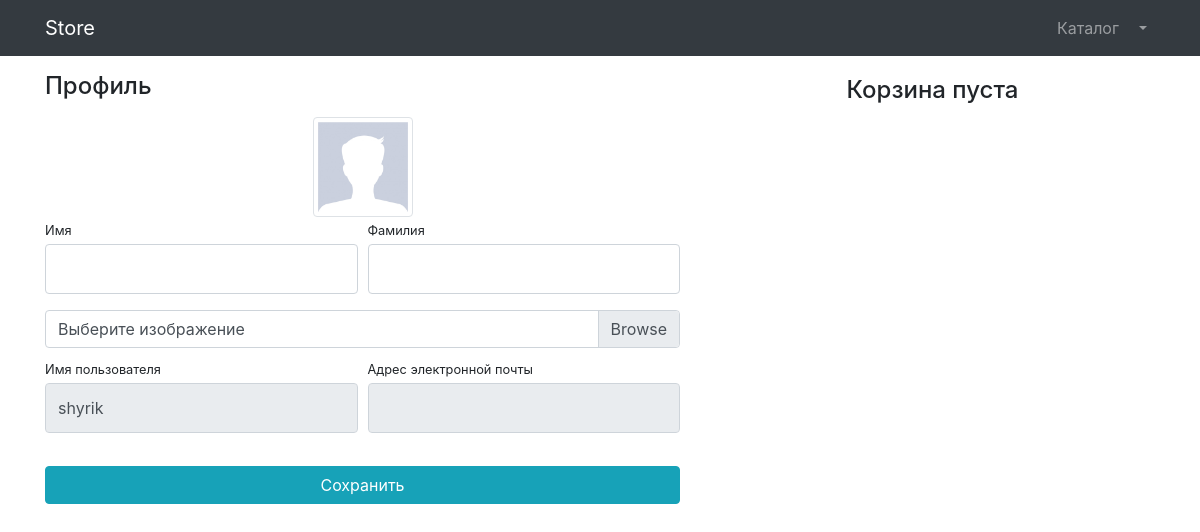
/users/profile/2 (signed in), run on an earlier commit of the app's database.
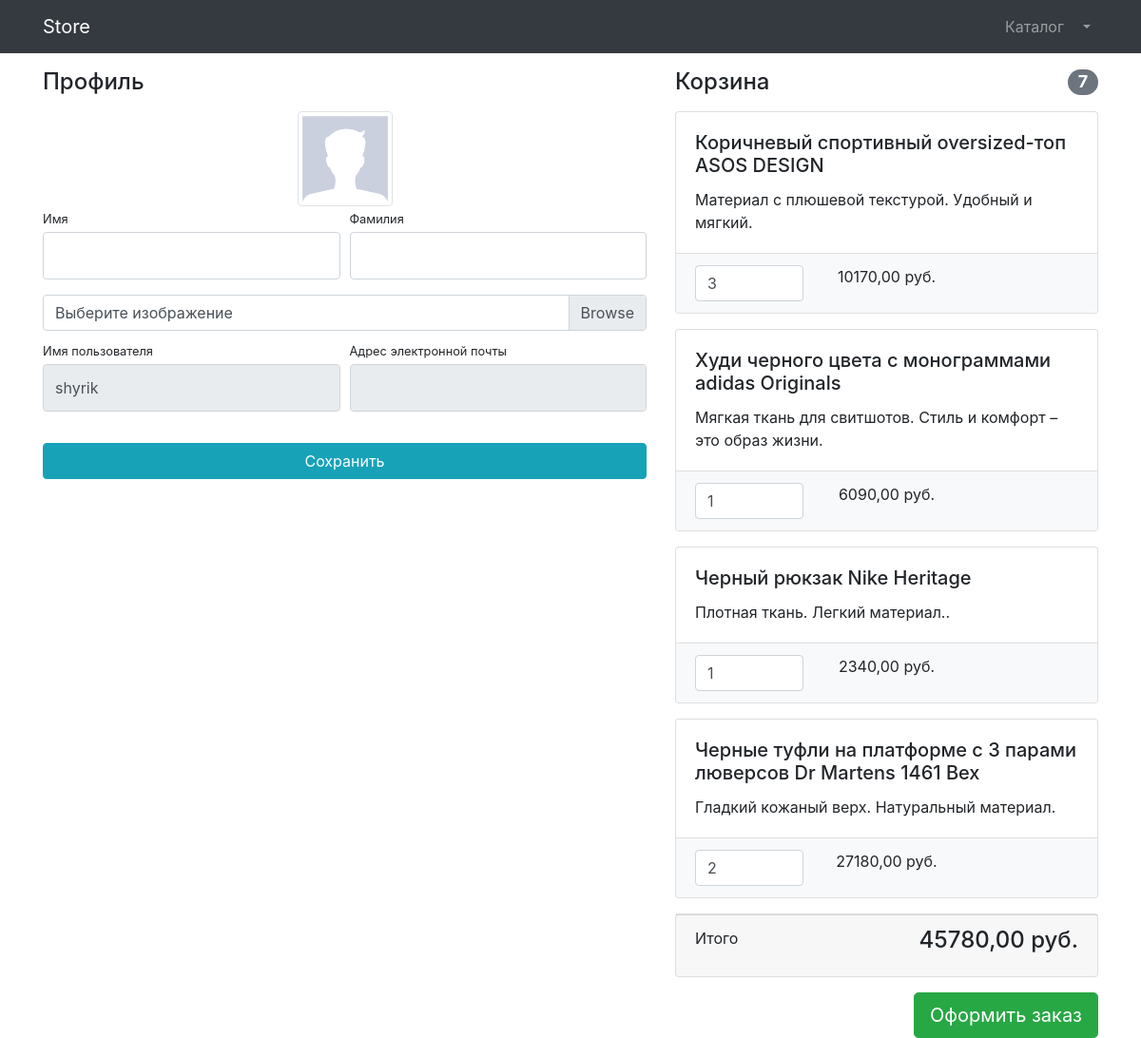
And on a later commit of the database.
### user/models.py (models this page shows)
class User(AbstractUser):
    image = models.ImageField(upload_to='users_images', null=True, blank=True)
    is_verified_email = models.BooleanField(default=False)

### products/models.py (models this page shows, shortened)
class Basket(models.Model):
    user = models.ForeignKey(to=User, on_delete=models.CASCADE)
    products = models.ForeignKey(to=Product, on_delete=models.CASCADE)
    quantity = models.PositiveSmallIntegerField(default=0)
    created_timestamp = models.DateTimeField(auto_now_add=True)
    objects = BasketQuerySet.as_manager()
    class Meta:
        verbose_name = "корзину"
        verbose_name_plural = "Корзина"
    def sum(self):
        return self.products.price * self.quantity

class Product(models.Model):
    name = models.CharField(max_length=256)
    description = models.TextField()
    price = models.DecimalField(max_digits=10, decimal_places=2)
    quantity = models.PositiveIntegerField(default=0)
    image = models.ImageField(upload_to='products_images')
    category = models.ForeignKey(to=ProductCategory, on_delete=models.CASCADE)
    class Meta:
        verbose_name = "продукт"
        verbose_name_plural ="Продукт"

### user/views.py (the view, shortened to what this page needs)
# urls.py: path('profile/<int:pk>',login_required(views.UserProfileView.as_view()), name='profile'),
class UserProfileView(TitleMixin,UpdateView):
    model = User
    form_class = UserProfileForm
    template_name = 'user/profile.html'
    title = 'Store - Редактирование данных пользователя'

### user/forms.py
class UserProfileForm(UserChangeForm):
    first_name = forms.CharField(widget=forms.TextInput(attrs={'class': 'form-control py-4'}))
    last_name = forms.CharField(widget=forms.TextInput(attrs={'class': 'form-control py-4'}))
    image = forms.ImageField(widget=forms.FileInput(attrs={'class': 'custom-file-input'}), required=False)
    username = forms.CharField(widget=forms.TextInput(attrs={'class': 'form-control py-4', 'readonly': True}))
    email = forms.EmailField(widget=forms.TextInput(attrs={'class': 'form-control py-4', 'readonly': True}))
    class Meta:
        model = User()
        fields = ('first_name', 'last_name', 'image', 'username','email')

### common/views.py (called while the page is built)
    def get_context_data(self,**kwargs):
        context = super(TitleMixin, self).get_context_data(**kwargs)
        context['title'] = self.title
        return context

### products/context_processor.py (called while the page is built)
def basket(request):
    user = request.user
    return {"baskets": Basket.objects.filter(user=user) if user.is_authenticated else []}

### products/models.py (called while the page is built)
    def total_sum(self):
        return sum(basket.sum() for basket in self)

    def total_quantity(self):
        return sum(basket.quantity for basket in self)

### user/templates/user/profile.html (shortened to what this page needs)
{% extends 'products/base.html' %}
{% load static %}
{% block css %}
    <link href="{% static 'vendor/css/profile.css' %}" rel="stylesheet">
{% endblock %}
{% block content %}
<div class="container">
    <div class="row">
        <div class="col-lg-7">
            <h4 class="mt-3 mb-3">Профиль</h4>
            <div class="col-lg-12 text-center">
                <img width="100" height="100"
                    src="{% if user.image %} {{ user.image.url }} {% else %} {% static 'vendor\img\users\default_avatar.jpg' %}  {% endif %}"
                    class="img-thumbnail">
            </div>
            <form action="{% url 'user:profile' user.id %}" method="post" enctype="multipart/form-data">
                <div class="form-row">
                    <div class="col-lg-6">
                        <div class="form-group">
                            <label class="small mb-1" for="{{form.first_name.id_for_label }}">Имя</label>
                            {{ form.first_name }}
                        </div>
                    </div>
                    <div class="col-lg-6">
                        <div class="form-group">
                            <label class="small mb-1" for="{{form.last_name.id_for_label }}">Фамилия</label>
                            {{ form.last_name }}
                        </div>
                    </div>
                </div>
                <div class="form-row mb-2">
                    <div class="col-lg-12">
                        <div class="custom-file">
                            <label class="custom-file-label" for="{{form.image.id_for_label }}">Выберите изображение</label>
                        </div>
                    </div>
                </div>
                <div class="form-row">
                    <div class="col-lg-6">
                        <label class="small mb-1" for="{{form.username.id_for_label }}">Имя пользователя</label>
                        {{ form.username }}
                    </div>
                    <div class="col-lg-6">
                        <label class="small mb-1" for="{{form.email.id_for_label }}">Адрес электронной
                            почты</label>
                            {{ form.email }}
                    </div>
                </div>
                <div class="form-row">
                    <div class="col-lg-12" style="margin-top: 33px;">
                        <input class="btn btn-info btn-block" type="submit" value="Сохранить">
                    </div>
                </div>
            </form>
        </div>
       {% include "products/basket.html" %}
    </div>
</div>
{% endblock %}

### products/templates/products/base.html (shortened to what this page needs)
<!DOCTYPE html>
{% load static %}
<html lang="en">
<head>
    <link href="{% static 'vendor/bootstrap/css/bootstrap.min.css' %}" rel="stylesheet">
    {% block css %}    {% endblock %}
</head>
<body>
<nav class="navbar navbar-expand-lg navbar-dark bg-dark fixed-top">
    <div class="container">
        <a class="navbar-brand" href="{% url 'home' %}">Store</a>
        <div class="collapse navbar-collapse" id="navbarResponsive">
            <ul class="navbar-nav ml-auto">
                <li class="nav-item">
                    <a class="nav-link" href="{% url 'products:index' %}">Каталог  </a>
                </li>
                {% if user.is_authenticated %}
                <li class="nav-item dropdown">
                    <a class="nav-link dropdown-toggle" href="#" id="navbarDropdown" role="button"
                       data-bs-toggle="dropdown" aria-expanded="false">
                    </a>
                    {% else %}
                        <li class="nav-item">
                            <a class="nav-link" href="{% url 'user:login' %}">Войти <i class="fas fa-sign-in-alt"></i></a>
                        </li>
                    {% endif %}
                </li>
            </ul>
        </div>
    </div>
</nav>
{% block content %} {% endblock %}
</body>
</html>

### products/templates/products/basket.html (shortened to what this page needs)
 {% if baskets %}
    <div class="col-lg-5">
            <h4 class="mt-3 mb-3 d-flex justify-content-between align-items-center mb-3">
                Корзина <span class="badge badge-secondary badge-pill">{{ baskets.total_quantity }}</span>
            </h4>
        {% for basket in baskets %}
             <div class="card mb-3">
                <div class="card-body">
                    <h5 class="card-title">{{ basket.products.name }}</h5>
                    <p class="card-text">{{ basket.products.description }}</p>
                </div>
                <ul class="list-group list-group-flush">
                    <li class="list-group-item bg-light">
                        <div class="row text-center">
                            <div class="col-lg-4">
                                <input name="basketID" type="number" class="form-control"
                                    value="{{ basket.quantity }}" min="0">
                            </div>
                            <div class="col-lg-4">{{ basket.sum }} руб.</div>
                            <div class="col-lg-4">
                            </div>
                        </div>
                    </li>
                </ul>
            </div>
        {% endfor %}
            <div class="card mb-3">
                <div class="card-footer">
                    <p class="float-left">Итого</p>
                    <h4 class="float-right">{{ baskets.total_sum }} руб.</h4>
                </div>
            </div>
            <a class="btn btn-success btn-lg float-right" href="../orders/order-create.html">
                Оформить заказ
            </a>
        </div>
 {% else %}
    <h4 class="card-body text-center">
                Корзина пуста
            </h4>
 {% endif %}

What changed in the data, as far as the page shows it:
added Basket: total_quantity "7", products.name "Коричневый спортивный oversized-топ ASOS DESIGN", products.description "Материал с плюшевой текстурой. Удобный и мягкий.", basketID "3", sum "10170,00", total_sum "45780,00"
added Basket: products.name "Худи черного цвета с монограммами adidas Originals", products.description "Мягкая ткань для свитшотов. Стиль и комфорт – это образ жизни.", basketID "1", sum "6090,00"
added Basket: products.name "Черный рюкзак Nike Heritage", products.description "Плотная ткань. Легкий материал..", basketID "1", sum "2340,00"
added Basket: products.name "Черные туфли на платформе с 3 парами люверсов Dr Martens 1461 Bex", products.description "Гладкий кожаный верх. Натуральный материал.", basketID "2", sum "27180,00"
Also different on the page:
text no longer shown: "Корзина пуста"
text now shown: "Корзина Итого руб. Оформить заказ"
